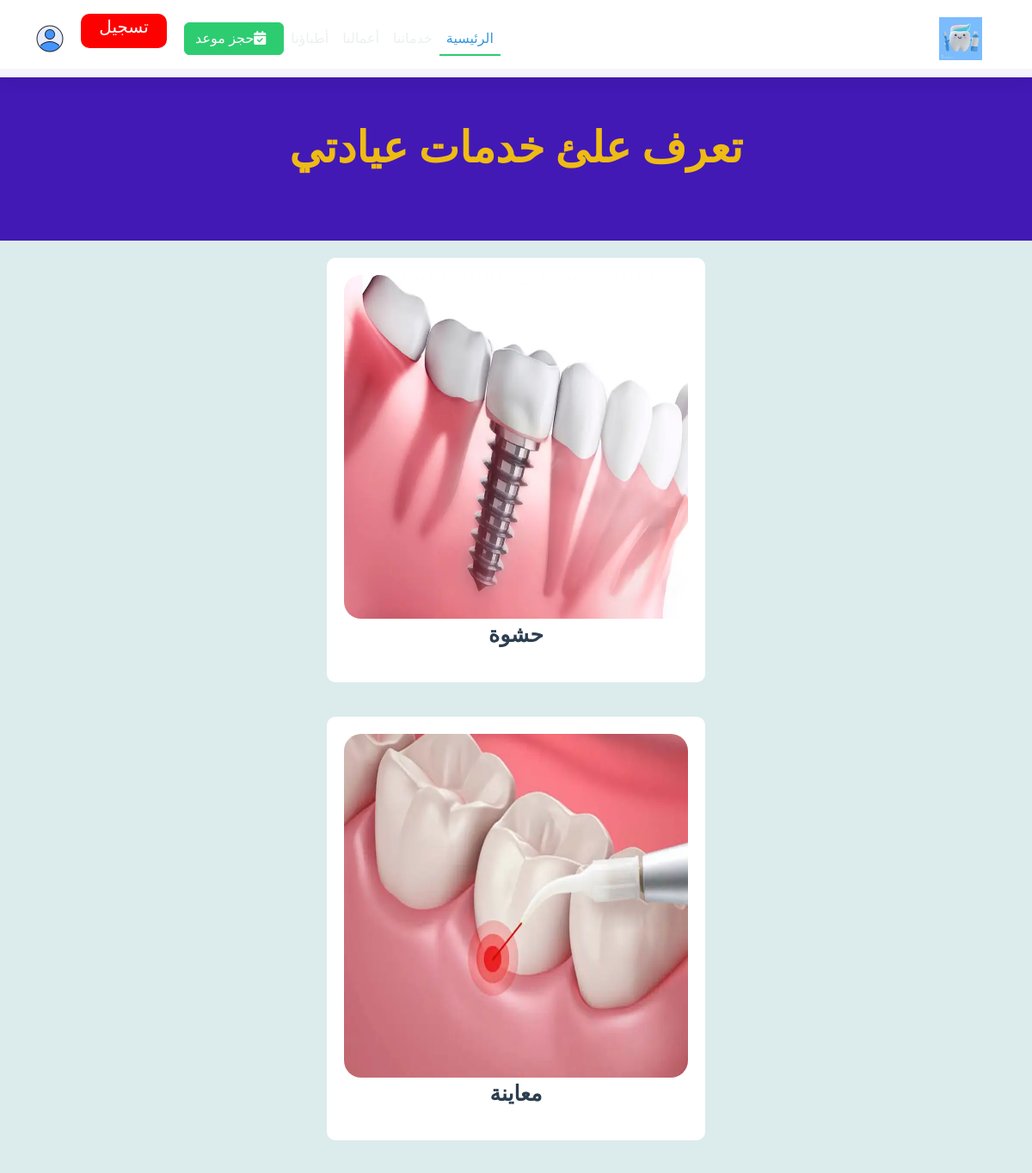
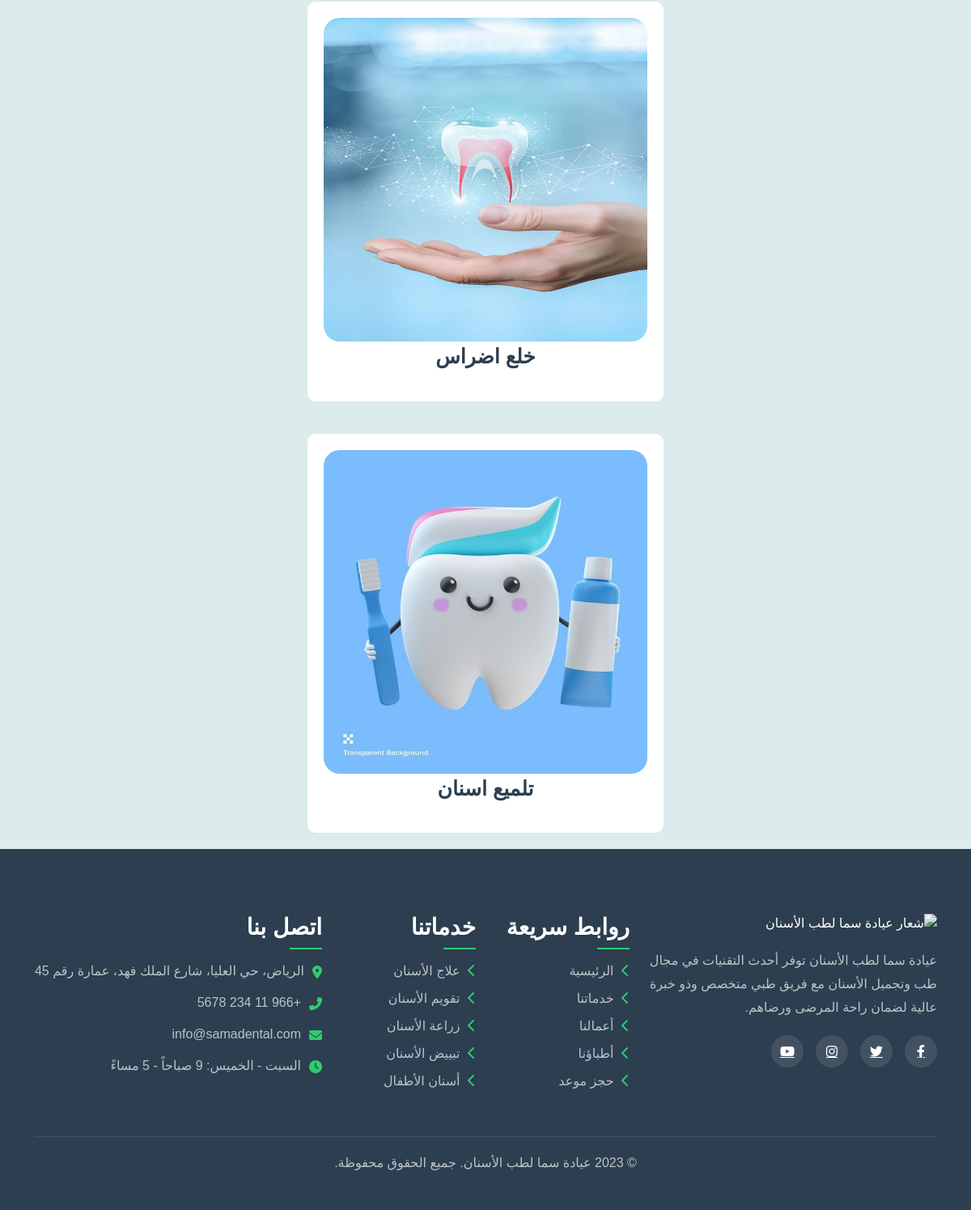
Page /Pag/Services.php on the committed database (2 pictures, top to bottom).
### tables this page shows
CREATE TABLE `services` (
  `ServicesID` int(11) NOT NULL,
  `ServicesName` varchar(50) NOT NULL,
  `ServicesImge` text NOT NULL,
  `ServicesDetail` text NOT NULL
);

### Pag/Services.php (the view, shortened to what this page needs)
<?php
       include("../config/config.php");
$query="select ServicesName ,ServicesImge from Services";
  $result=  mysqli_query($con,$query);
?>
<!DOCTYPE html>
<html lang="en">
<head >
    <link rel="stylesheet" href="../Css\Services.css">
</head>
<body style="margin-top:80px" dir="rtl">
         <?php
       include("../include/Header.php");
    ?>
    <section>
        <div class="Detail">
            <p class="Title">  تعرف علئ خدمات عيادتي
        </p>
        </div>
        <div class="Services">
            <?php
            while($row=mysqli_fetch_assoc($result)){
            ?>
<div class="cart">
    <img src="<?php echo  $row['ServicesImge'];?>" alt="">
    <p><?php echo  $row['ServicesName'];?> </p>
</div>
<?php
            }
        ?>
        </div>
    </section>
 <?php include("../include/Fotter.php");
?>
</body>
</html>

### Css/Services.css (style rules this page uses)
* { padding: 0; margin: 0; font-family: Arial, Helvetica, sans-serif; }
body { background-color: rgb(229, 230, 231); }
section { display: flex; flex-direction: column; text-align: center; justify-content: center; }
section .Detail { background-color: rgb(66, 25, 180); height: 200px; display: flex; align-items: center; justify-content: center; }
section .Detail .Title { font-weight: bolder; font-size: 50px; font-family: Cambria, Cochin, Georgia, Times, 'Times New Roman', serif; color: rgb(238, 187, 20); }
section .Services { display: flex; flex-direction: column; justify-content: center; align-items: center; background-color: rgb(220, 235, 236); }
section .Services img { width: 400px; height:400px; margin-top: 20px; border-radius: 20px; }
section .Services p { font-size: 25px; font-weight: bold; }
section .Services .cart { background-color: rgb(255, 255, 255); margin-top: 20px; margin-bottom: 20px; padding:0 20px 20px 20px; border-radius: 10px; }

### Css/index.css (style rules this page uses)
:root { --primary-light: #5dade2; --primary-main: #3498db; --primary-dark: #2874a6; --dental-green: #2ecc71; --dental-blue: #2980b9; --dental-gold: #f1c40f; --white: #ffffff; --light-gray: #f8f9fa; --dark-gray: #2c3e50; --text-color: #2c3e50; --transition-base: all 0.4s cubic-bezier(0.645, 0.045, 0.355, 1); }
body { font-family: 'Tajawal', sans-serif; background-color: var(--light-gray); color: var(--text-color); overflow-x: hidden; }

### Css/dashboard.css (style rules this page uses)
:root { --primary-color: #3498db; --secondary-color: #2ecc71; --warning-color: #f39c12; --danger-color: #e74c3c; --dark-color: #2c3e50; --light-color: #ecf0f1; --bg-color: #f8f9fa; --text-color: #2c3e50; --card-bg: #ffffff; }
body { font-family: 'Tajawal', sans-serif; background-color: var(--bg-color); color: var(--text-color); min-height: 100vh; transition: all 0.3s; }

### rows in the picture
services: ServicesImge (picture), ServicesName "حشوة"
services: ServicesImge (picture), ServicesName "معاينة"
services: ServicesImge (picture), ServicesName "خلع اضراس"
services: ServicesImge (picture), ServicesName "تلميع اسنان"
